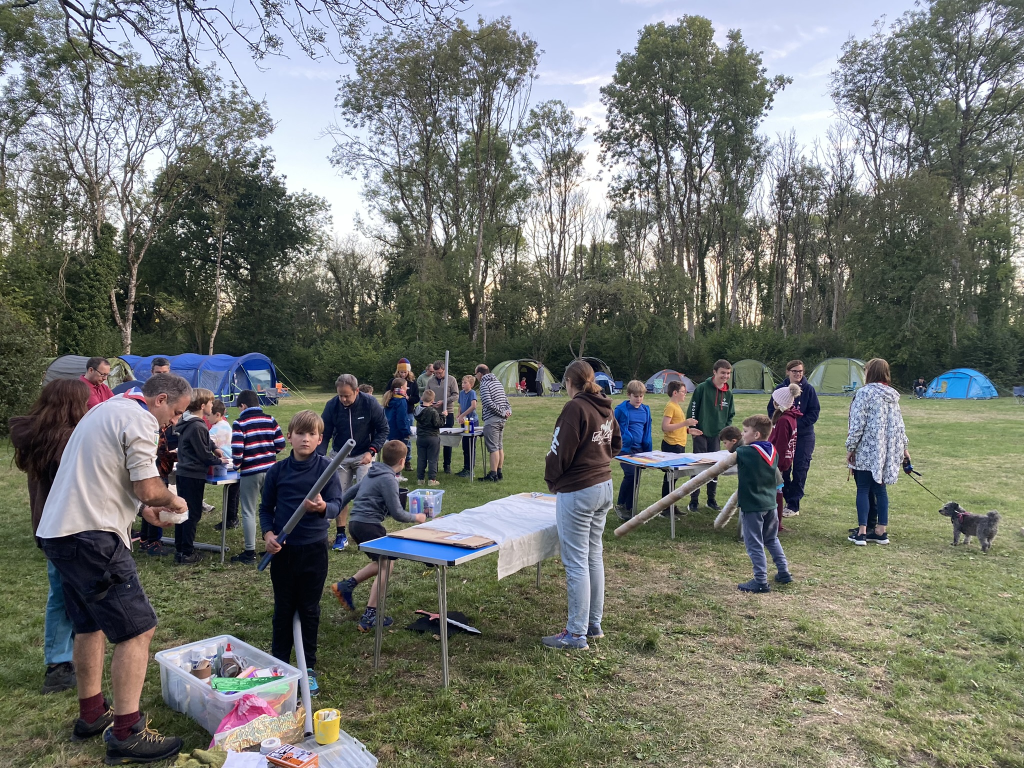
#> input picture resize-image/resize_image/in/IMG_0385.JPEG, 2048 x 1536 px, found by its file name (shown at 1/2 size); its folder holds only this picture in this run
$ python __init__.py
#> lines starting #> are read from the running program, lines starting #| are printed output that depends on the picture
import logging
import os
from PIL import Image
from art import *


class ResizeImage:
    def __init__(self) -> None:
        self.setup_logger()
        self.images_in_file_path = os.environ.get(
            "IMAGES_IN_FILE_PATH", "resize_image/in"
        )
        self.images_out_file_path = "resize_image/out"
        self.image_quality = 70
        self.accepted_image_types = ["JPEG", "JPG", "PNG", "GIF" ]

    def setup_logger(self) -> None:
        logging.basicConfig(
            level=logging.INFO, format="%(asctime)s %(levelname)s %(message)s"
        )

    def start(self):
        logging.debug("Enter start()")
        logging.debug("Check in path exist")
        if os.path.exists(self.images_in_file_path):
            print("Getting list of images")
            returned_images_list = self.get_images_list()
            print("Image Reduction Started...")
            print(f"Reducing by half and to quality: {self.image_quality}")
            result = self.resize_images(returned_images_list)
            print("Image Size Reduction Done.")
            print(art("hug me"))
        else:
            logging.error(f"The following dir doesnt exist: {self.images_in_file_path}")
            print(art("sad and confused"))
            exit(1)

    def get_images_list(self) -> list:
        logging.debug("Enter get_images_list()")
        images_list = []
        logging.debug(f"Building list of images in dir:{self.images_in_file_path}")
        for path in os.listdir(self.images_in_file_path):
            if os.path.isfile(os.path.join(self.images_in_file_path, path)):
                images_list.append(path)
        logging.debug(f"images_list: {images_list}")
        logging.debug("Exit get_images_list()")
        return images_list

    def resize_images(self, images_list) -> list:
        for img in images_list:
            if any(x in img.upper() for x in self.accepted_image_types):
                im = Image.open(self.images_in_file_path + "/" + img)
#> im is the input picture: PIL image 2048x1536 RGB; mean R, G, B 113.3, 116.4, 110.9
                width, height = im.size
#> width = 2048; height = 1536
                im = im.resize((width//2, height//2), Image.Resampling.LANCZOS)
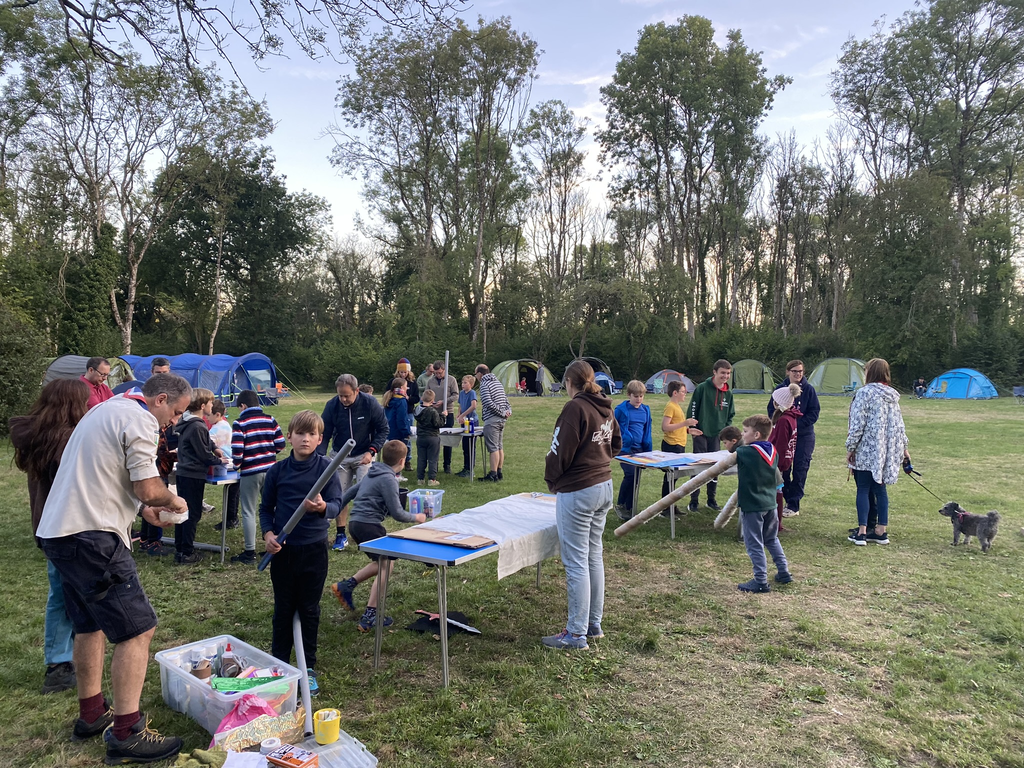
#> im: PIL image 1024x768 RGB; mean R, G, B 113.3, 116.4, 110.8
                im.save(self.images_out_file_path + "/" + img, optimize=True, quality=self.image_quality)
            else:
                logging.info(f"{img} is not an accepted image type. Skipping file...")


def main():
    resize_image = ResizeImage()
    resize_image.start()


if __name__ == "__main__":
#> (the run stopped early here; a loop or call above may not have finished)
